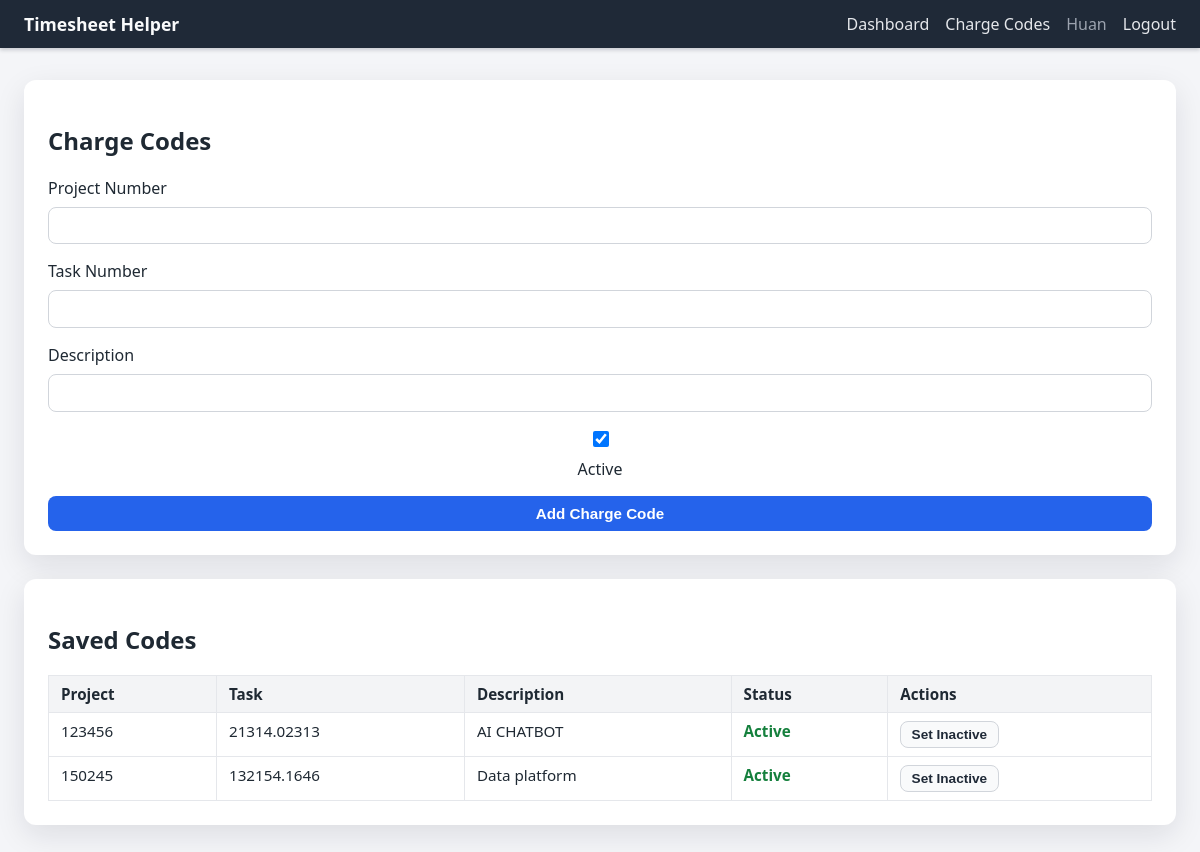
The app's page /charge-codes (signed in), older data.
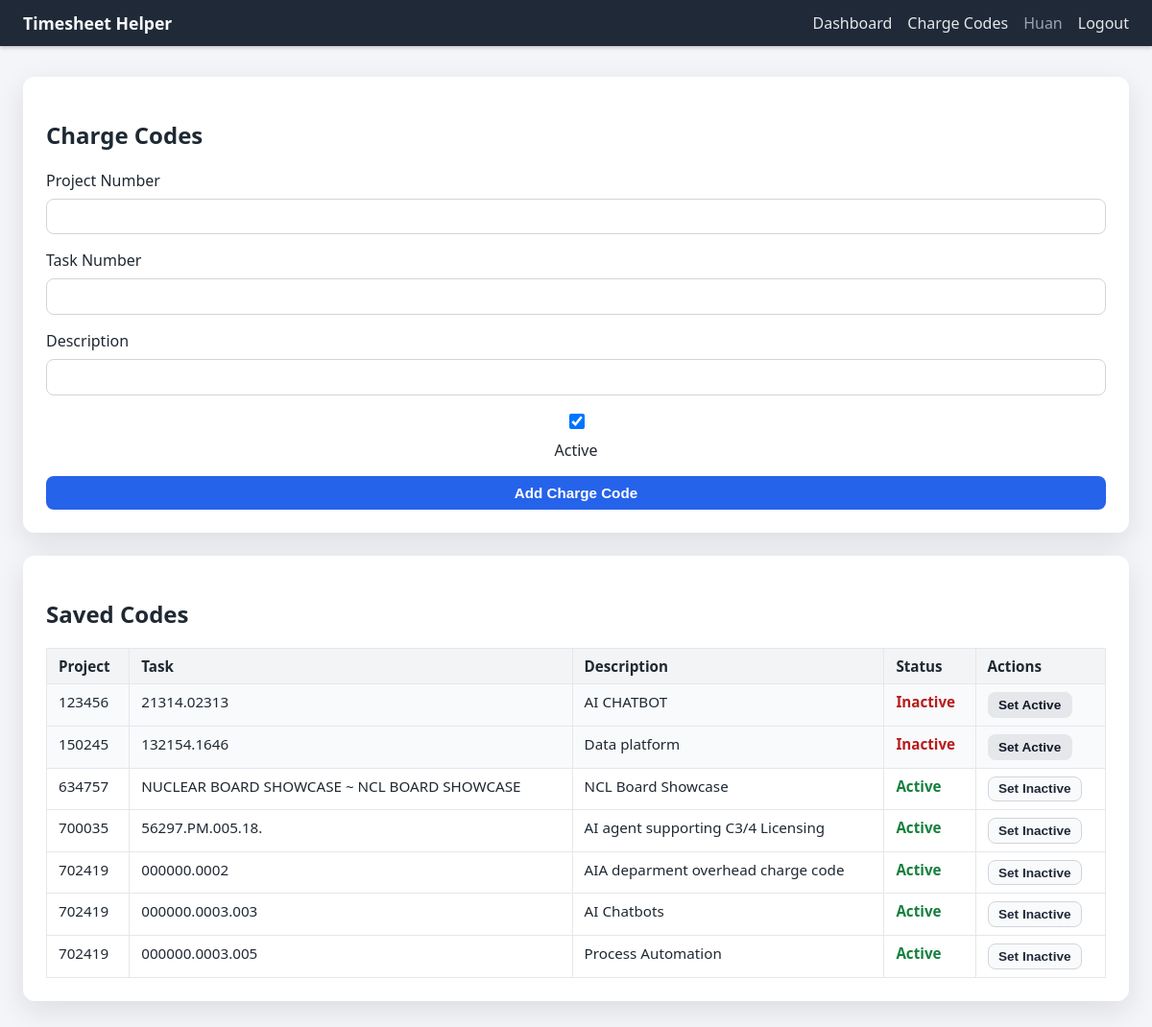
The same page, newer data.
### tables this page shows
CREATE TABLE users (
                id INTEGER PRIMARY KEY AUTOINCREMENT,
                email TEXT UNIQUE NOT NULL,
                name TEXT NOT NULL,
                password_hash TEXT NOT NULL,
                created_at TEXT NOT NULL
            );

CREATE TABLE charge_codes (
                id INTEGER PRIMARY KEY AUTOINCREMENT,
                user_id INTEGER NOT NULL,
                project_number TEXT NOT NULL,
                task_number TEXT NOT NULL,
                description TEXT NOT NULL DEFAULT '', is_active INTEGER NOT NULL DEFAULT 1,
                UNIQUE(user_id, project_number, task_number),
                FOREIGN KEY(user_id) REFERENCES users(id) ON DELETE CASCADE
            );

### app.py (the view, shortened to what this page needs)
    @app.route("/charge-codes", methods=["GET", "POST"])
    def charge_codes():
        if g.user is None:
            return redirect(url_for("login"))
        codes = list_charge_codes(g.user["id"])
        return render_template("charge_codes.html", charge_codes=codes)

### app.py (called while the page is built)
def create_app() -> Flask:
    app = Flask(__name__)
    app.config.update(
        SECRET_KEY="change-me",
        DATABASE=str(DATABASE_PATH),
    )
    app.jinja_env.filters["minutes_to_label"] = minutes_to_label
    app.jinja_env.filters["minutes_to_ampm"] = minutes_to_ampm
    Path(app.config["DATABASE"]).parent.mkdir(parents=True, exist_ok=True)
    @app.before_request
    def load_logged_in_user() -> None:
        g.db = get_db()
        user_id = session.get("user_id")
        if user_id is None:
            g.user = None
        else:
            g.user = get_user_by_id(user_id)
    @app.teardown_appcontext
    def close_db(exception: Optional[BaseException]) -> None:  # pragma: no cover - teardown
        db = g.pop("db", None)
        if db is not None:
            db.close()
    register_routes(app)
    with app.app_context():
        init_db()
    return app

def get_db() -> sqlite3.Connection:
    if "db" not in g:
        conn = sqlite3.connect(current_app.config["DATABASE"])
        conn.row_factory = sqlite3.Row
        g.db = conn
    return g.db

def get_user_by_id(user_id: int) -> Optional[sqlite3.Row]:
    return g.db.execute("SELECT * FROM users WHERE id = ?", (user_id,)).fetchone()

def list_charge_codes(user_id: int):
    rows = g.db.execute(
        """
        SELECT id, project_number, task_number, description, is_active
        FROM charge_codes
        WHERE user_id = ?
        ORDER BY project_number, task_number
        """,
        (user_id,),
    ).fetchall()
    return rows

### templates/charge_codes.html (shortened to what this page needs)
{% extends "base.html" %}
{% block content %}
<section class="card">
    <h1>Charge Codes</h1>
    <form method="post" class="form-grid">
        <label>
            Project Number
            <input type="text" name="project_number" required>
        </label>
        <label>
            Task Number
            <input type="text" name="task_number" required>
        </label>
        <label>
            Description
            <input type="text" name="description" required>
        </label>
        <label class="checkbox-label">
            <input type="checkbox" name="is_active" checked>
            <span>Active</span>
        </label>
        <button type="submit" class="btn primary">Add Charge Code</button>
    </form>
</section>
<section class="card">
    <h2>Saved Codes</h2>
    {% if charge_codes %}
    <table class="data-table">
        <thead>
            <tr>
                <th>Project</th>
                <th>Task</th>
                <th>Description</th>
                <th>Status</th>
                <th>Actions</th>
            </tr>
        </thead>
        <tbody>
            {% for code in charge_codes %}
            <tr class="{% if not code['is_active'] %}inactive-row{% endif %}">
                <td>{{ code['project_number'] }}</td>
                <td>{{ code['task_number'] }}</td>
                <td>{{ code['description'] }}</td>
                <td>
                    {% if code['is_active'] %}
                    <span class="status active">Active</span>
                    {% else %}
                    <span class="status inactive">Inactive</span>
                    {% endif %}
                </td>
                <td>
                    <form method="post" class="inline-form">
                        {% if code['is_active'] %}
                        <button type="submit" class="btn small tertiary">Set Inactive</button>
                        {% else %}
                        <button type="submit" class="btn small secondary">Set Active</button>
                        {% endif %}
                    </form>
                </td>
            </tr>
            {% endfor %}
        </tbody>
    </table>
    {% else %}
    <p class="muted">No charge codes yet. Add your first code above.</p>
    {% endif %}
</section>
{% endblock %}

### templates/base.html (shortened to what this page needs)
<!doctype html>
<html lang="en">
<head>
    <link rel="stylesheet" href="{{ url_for('static', filename='style.css') }}">
</head>
<body>
<header class="app-header">
    <nav class="nav-bar">
        <div class="brand">
            <a href="{{ url_for('dashboard') }}">Timesheet Helper</a>
        </div>
        <div class="nav-links">
            {% if g.user %}
            <a href="{{ url_for('dashboard') }}">Dashboard</a>
            <a href="{{ url_for('charge_codes') }}">Charge Codes</a>
            <span class="user-name">{{ g.user['name'] }}</span>
            <a href="{{ url_for('logout') }}">Logout</a>
            {% else %}
            <a href="{{ url_for('login') }}">Login</a>
            <a href="{{ url_for('register') }}">Register</a>
            {% endif %}
        </div>
    </nav>
</header>
<main class="app-container">
    {% block content %}{% endblock %}
</main>
</body>
</html>

### static/style.css (style rules this page uses)
body { font-family: system-ui, -apple-system, BlinkMacSystemFont, "Segoe UI", sans-serif; margin: 0; background: #f4f5f8; color: #1f2933; }
a { color: #1d4ed8; text-decoration: none; }
.app-header { background: #1f2937; color: #f9fafb; box-shadow: 0 2px 4px rgba(15, 23, 42, 0.2); }
.nav-bar { display: flex; align-items: center; justify-content: space-between; padding: 0.75rem 1.5rem; }
.brand a { color: #f9fafb; font-weight: 600; font-size: 1.1rem; }
.nav-links { display: flex; gap: 1rem; align-items: center; }
.nav-links a { color: #e5e7eb; }
.user-name { color: #9ca3af; }
.app-container { max-width: 1350px; margin: 2rem auto; padding: 0 1.5rem 3rem; display: flex; flex-direction: column; gap: 1.5rem; }
.card { background: #ffffff; border-radius: 12px; padding: 1.5rem; box-shadow: 0 10px 30px rgba(15, 23, 42, 0.1); }
.form-grid { display: grid; gap: 1rem; }
.form-grid label { display: flex; flex-direction: column; gap: 0.5rem; font-weight: 500; }
.form-grid input, .form-grid select, .form-grid textarea { border: 1px solid #d1d5db; border-radius: 8px; padding: 0.55rem 0.75rem; font-size: 1rem; }
.checkbox-label { display: flex; align-items: center; gap: 0.5rem; font-weight: 500; }
.checkbox-label input[type="checkbox"] { width: 16px; height: 16px; }
.btn { display: inline-flex; align-items: center; justify-content: center; gap: 0.25rem; border-radius: 8px; padding: 0.5rem 1rem; font-size: 0.95rem; font-weight: 600; cursor: pointer; border: 1px solid transparent; transition: transform 0.1s ease, box-shadow 0.1s ease; }
.btn.primary { background: #2563eb; color: #ffffff; }
.btn.secondary { background: #e5e7eb; color: #111827; }
.btn.small { padding: 0.3rem 0.65rem; font-size: 0.85rem; }
.inline-form { display: inline; }
.status.active { color: #15803d; font-weight: 600; }
.status.inactive { color: #b91c1c; font-weight: 600; }
.inactive-row { background: #f8fafc; }
.btn.tertiary { background: #f9fafb; color: #1f2937; border: 1px solid #d1d5db; }
.data-table { width: 100%; border-collapse: collapse; }
.data-table th, .data-table td { border: 1px solid #e5e7eb; padding: 0.5rem 0.75rem; text-align: left; vertical-align: top; font-size: 0.95rem; }
.data-table th { background: #f3f4f6; font-weight: 600; }

Row changes from the older to the newer data that the page shows:
changed charge_codes "AI CHATBOT": is_active "Active Set Inactive" → "Inactive Set Active"
changed charge_codes "Data platform": is_active "Active Set Inactive" → "Inactive Set Active"
added charge_codes: project_number "634757", task_number "NUCLEAR BOARD SHOWCASE ~ NCL BOARD SHOWCASE", description "NCL Board Showcase", is_active "Active"
added charge_codes: project_number "700035", task_number "56297.PM.005.18.", description "AI agent supporting C3/4 Licensing", is_active "Active"
added charge_codes: project_number "702419", task_number "000000.0002", description "AIA deparment overhead charge code", is_active "Active"
added charge_codes: project_number "702419", task_number "000000.0003.003", description "AI Chatbots", is_active "Active"
added charge_codes: project_number "702419", task_number "000000.0003.005", description "Process Automation", is_active "Active"
